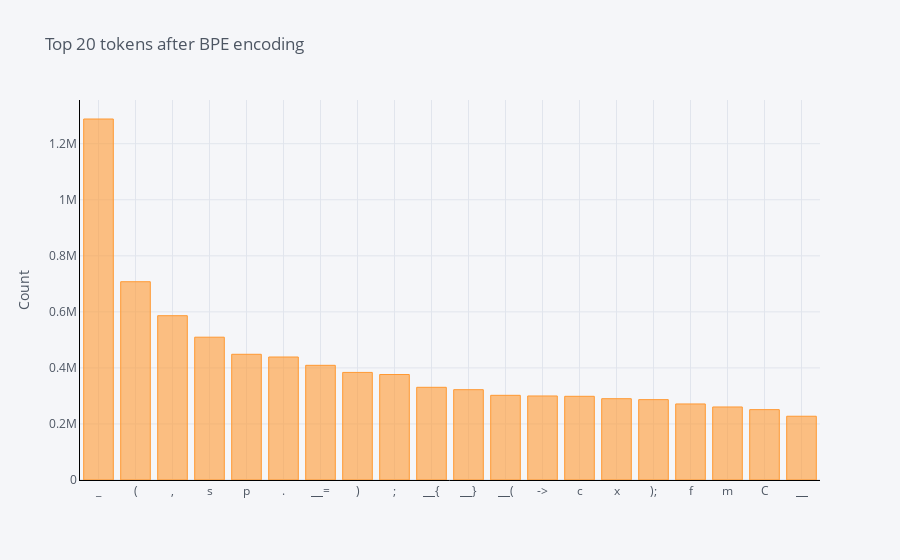

The code cell stored with this chart in its notebook:
### Code cell
df1 = pd.DataFrame(most_freq_20, columns = ['token' , 'count'])
df1.groupby('token').sum()['count'].sort_values(ascending=False).iplot(
    kind='bar', yTitle='Count', linecolor='black', title='Top 20 tokens after BPE encoding')

### Figure 1 — Plotly figure (JSON) as saved in the notebook; plotly's stock layout.template omitted (floating-point values rounded to 4 significant figures)
{"data": [{"marker": {"color": "rgba(255, 153, 51, 0.6)", "line": {"color": "rgba(255, 153, 51, 1.0)", "width": 1}}, "name": "count", "orientation": "v", "text": "", "type": "bar", "x": ["_", "(", ",", "s", "p", ".", "▁=", ")", ";", "▁{", "▁}", "▁(", "->", "c", "x", ");", "f", "m", "C", "▁"], "y": [1288338, 707611, 586385, 509628, 448649, 438926, 409276, 383966, 376505, 330800, 322328, 302189, 299845, 298716, 290148, 286823, 271386, 260640, 251134, 227544]}], "layout": {"legend": {"bgcolor": "#F5F6F9", "font": {"color": "#4D5663"}}, "paper_bgcolor": "#F5F6F9", "plot_bgcolor": "#F5F6F9", "title": {"font": {"color": "#4D5663"}, "text": "Top 20 tokens after BPE encoding"}, "xaxis": {"gridcolor": "#E1E5ED", "linecolor": "black", "showgrid": true, "tickfont": {"color": "#4D5663"}, "title": {"font": {"color": "#4D5663"}, "text": ""}, "zerolinecolor": "#E1E5ED"}, "yaxis": {"gridcolor": "#E1E5ED", "linecolor": "black", "showgrid": true, "tickfont": {"color": "#4D5663"}, "title": {"font": {"color": "#4D5663"}, "text": "Count"}, "zerolinecolor": "#E1E5ED"}}}
